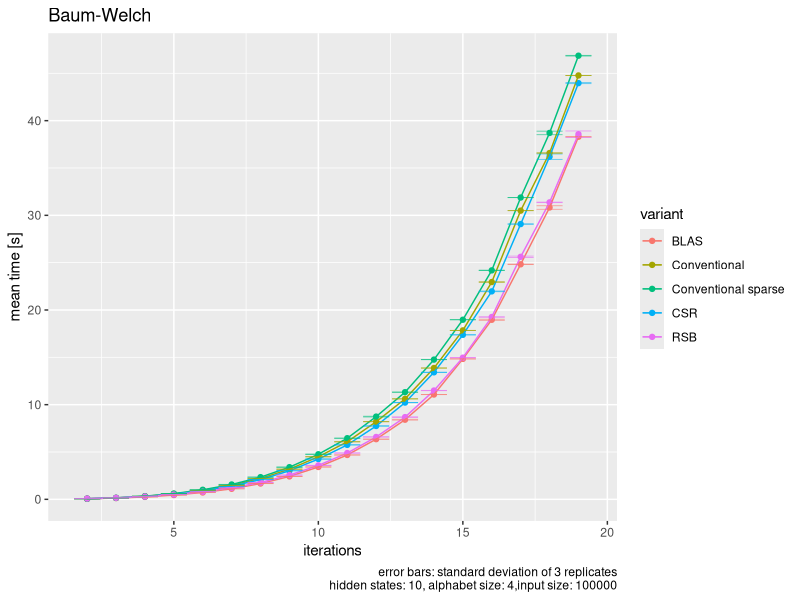
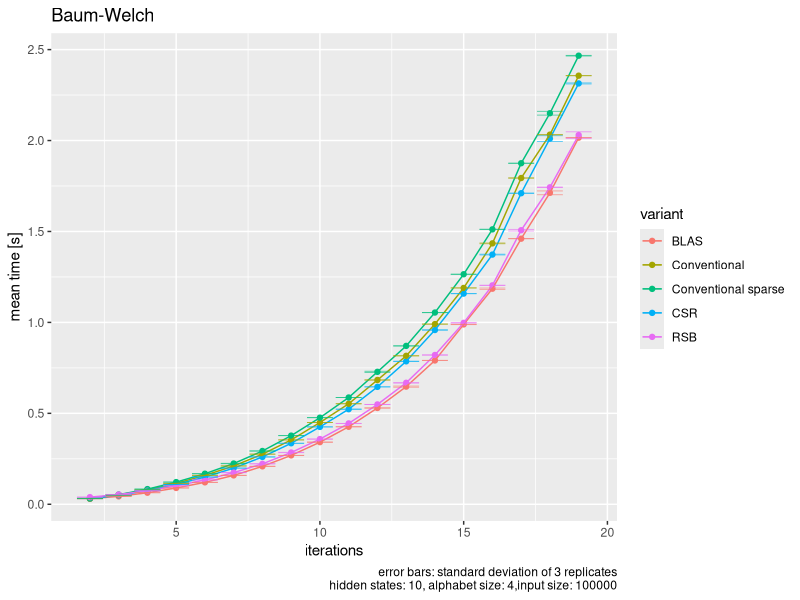
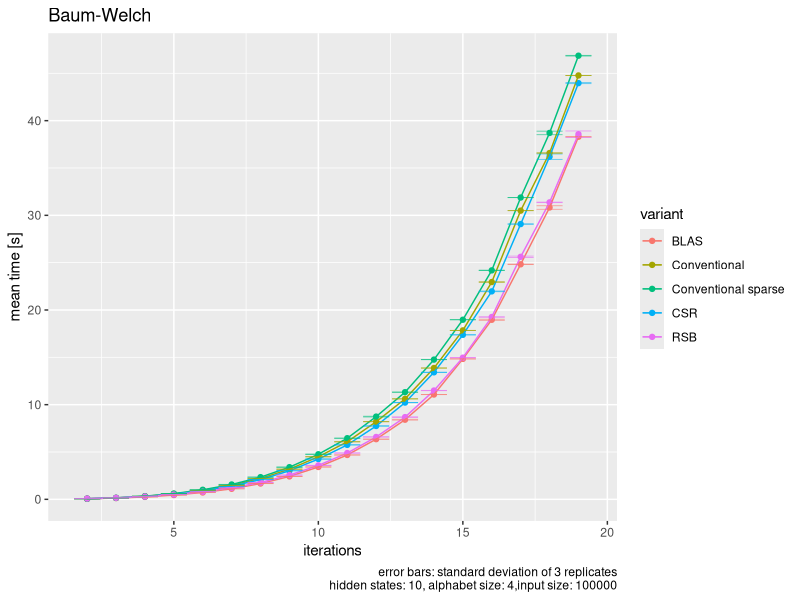
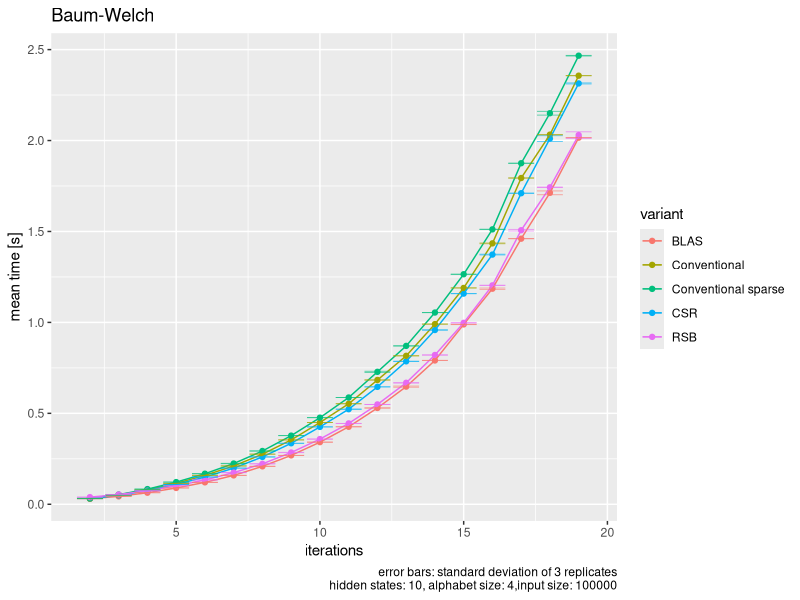

Generate these figures, in order, with R:
library(tidyverse)
library(ggpubr)
library(svglite)

setwd("~/bioinformatics/hmm/git_tc_hmmmlib/test_framework/plots")

data = read_csv("../running_times/running_time_C4.csv", col_names = T) %>% rename(iterations = observations)
#names(data) = c('test', 'iterations', 'time', 'algorithm', 'variant', 'iterations')


caption = "error bars: standard deviation of 3 replicates\nhidden states: 10, alphabet size: 4,input size: 100000"

data_grouped = data %>%
    group_by(iterations, algorithm, variant) %>%
    summarise(mean = mean(time), sd = sd(time))

data_grouped %>% ggplot(aes(iterations, mean, color = variant)) +
    geom_point() +
    geom_line() +
    geom_errorbar(aes(ymin = (mean - sd), ymax = (mean + sd)), size = 0.3, alpha = .65) +
    #facet_wrap(. ~ algorithm, scales = "free") +
    labs(
        x = "iterations",
        y = "mean time [s]",
        caption = caption,
        title = "Baum-Welch"
    )
ggsave("figure_C4_raw.pdf", height = 5, width = 9)

data_grouped %>% ggplot(aes(iterations, mean / iterations, color = variant)) +
    geom_point() +
    geom_line() +
    geom_errorbar(
        aes(
            ymin = (mean - sd) / iterations,
            ymax = (mean + sd) / iterations
        ),
        size = 0.3,
        alpha = .65
    ) +
    #facet_wrap(. ~ algorithm, scales = "free") +
    labs(
        x = "iterations",
        y = "mean time [s]",
        caption = caption,
        title = "Baum-Welch"
    )
ggsave("figure_C4_scaled.pdf",
       height = 5,
       width = 9)
